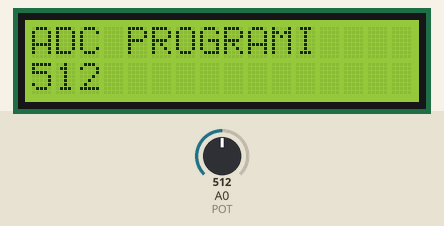
Bench run of a sketch on a simulated Arduino Uno, built with avr-gcc and run on an emulated ATmega328P. On the bench: 16×2 character LCD. The test bench sets the inputs (shaded band); at power-on: A0 (POT) = 512. What the sketch prints to the serial monitor is not drawn.

Above: at 1.2 s.
1.3 s: A0 (POT) set to 716
At 2.1 s:
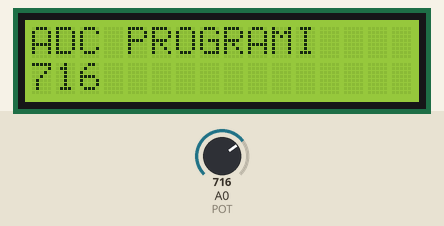
3.0 s: A0 (POT) set to 900
At 3.5 s:
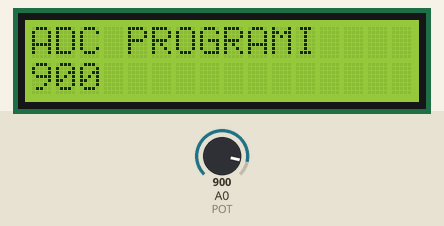
4.5 s: A0 (POT) set to 1023
At 4.9 s:
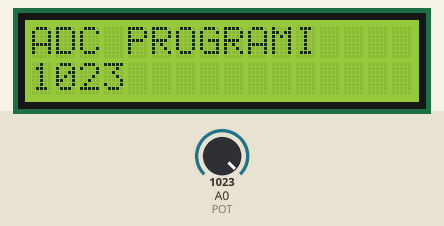
Timing chart, 0 to 7.5 s (numbered marks = the images above; inputs shaded):
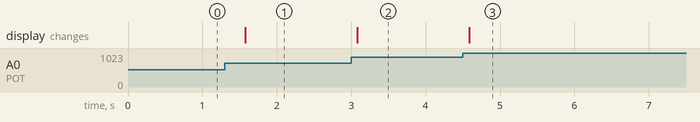

Measured:
- after the input at 1.3 s, the display: changes after 0.27 s (image 1)
- after the input at 3.0 s, the display: changes after 0.08 s (image 2)
- after the input at 4.5 s, the display: changes after 0.09 s (image 3)

The sketch:

P19.ino
```cpp
//P19--ADC-Analog dijital konvertör-1

#include <LiquidCrystal.h>
int POT=0; // pot 0 nolu analog girişe bağlı
int deger=0;  // başlangıç değeri 0 olan deger değişkeni tanımlıyoruz
LiquidCrystal lcd(7, 6, 5, 4, 3, 2);// LCD bağlantılarımız

void setup(){
  lcd.begin(16, 2); // Kullandigimiz LCD nin sutun ve satir sayisi
  Serial.begin(9600);
}
void loop()
{
  lcd.setCursor(0, 0); //Imlecin yeri 0.sutun 0.satir
  lcd.print("ADC PROGRAMI"); /* Ekrana yazi yazalim */
  deger=analogRead(POT); /*pottan okunan değeri deger değişkenine dijitale çevrilmiş halde aktarıyoruz*/
  lcd.setCursor(0, 1); //Imlecin yeri 0.sutun  1.satir
  lcd.print(deger);
  Serial.println(deger); /* deger değişkeninin içerisindeki değeri PC ortamında gözlemliyoruz */
  delay(500);
}
```
